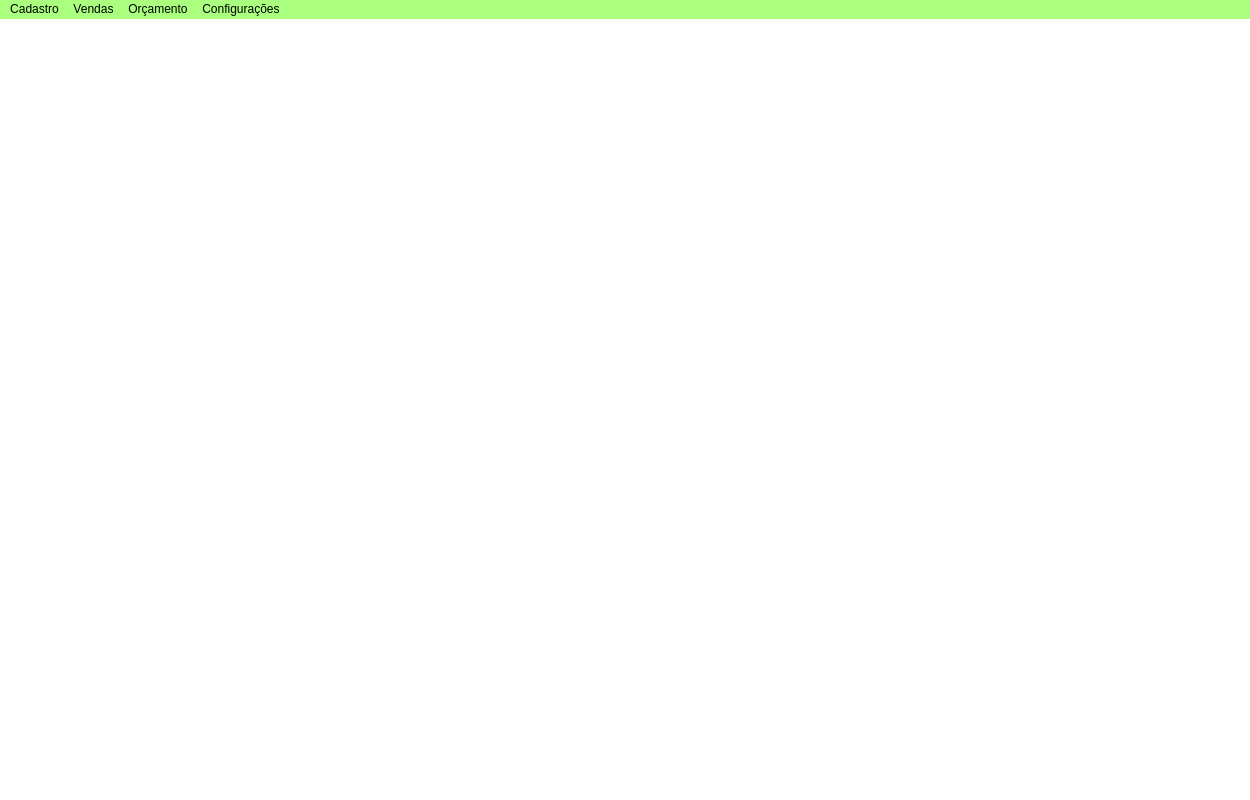
<?xml version="1.0" encoding="UTF-8"?>
<ui version="4.0">
 <class>MainWindow</class>
 <widget class="QMainWindow" name="MainWindow">
  <property name="enabled">
   <bool>true</bool>
  </property>
  <property name="geometry">
   <rect>
    <x>0</x>
    <y>0</y>
    <width>1250</width>
    <height>800</height>
   </rect>
  </property>
  <property name="minimumSize">
   <size>
    <width>1250</width>
    <height>800</height>
   </size>
  </property>
  <property name="acceptDrops">
   <bool>false</bool>
  </property>
  <property name="windowTitle">
   <string>Papelaria ABC</string>
  </property>
  <property name="windowIcon">
   <iconset>
    <normalon>Imagens/Logo.jpeg</normalon>
   </iconset>
  </property>
  <property name="autoFillBackground">
   <bool>false</bool>
  </property>
  <property name="styleSheet">
   <string notr="true">background-color: rgb(255, 255, 255);

</string>
  </property>
  <property name="iconSize">
   <size>
    <width>23</width>
    <height>24</height>
   </size>
  </property>
  <widget class="QWidget" name="centralwidget">
   <layout class="QVBoxLayout" name="verticalLayout">
    <item>
     <widget class="QLabel" name="label">
      <property name="styleSheet">
       <string notr="true">
background-repeat: no-repeat;
background-position: center;
</string>
      </property>
      <property name="text">
       <string/>
      </property>
      <property name="pixmap">
       <pixmap>Logo.jpeg</pixmap>
      </property>
      <property name="scaledContents">
       <bool>false</bool>
      </property>
      <property name="alignment">
       <set>Qt::AlignCenter</set>
      </property>
     </widget>
    </item>
   </layout>
  </widget>
  <widget class="QMenuBar" name="menubar">
   <property name="geometry">
    <rect>
     <x>0</x>
     <y>0</y>
     <width>1250</width>
     <height>26</height>
    </rect>
   </property>
   <property name="styleSheet">
    <string notr="true">background-color: rgb(170, 255, 127);</string>
   </property>
   <widget class="QMenu" name="menuCadastro">
    <property name="title">
     <string>Cadastro</string>
    </property>
    <addaction name="actionUsu_rio"/>
    <addaction name="actionProduto"/>
   </widget>
   <widget class="QMenu" name="menuCompras">
    <property name="title">
     <string>Vendas</string>
    </property>
    <addaction name="actionCaixa"/>
    <addaction name="actionRelat_rio_Compras"/>
    <addaction name="actionEstoque"/>
    <addaction name="actionEditar_Estoque"/>
   </widget>
   <widget class="QMenu" name="menuOr_amento">
    <property name="title">
     <string>Orçamento</string>
    </property>
    <addaction name="actionOr_amento_Cliente_Empresa"/>
    <addaction name="actionEditar_e_Excluir_Or_amento_Cliente_Empresa"/>
   </widget>
   <widget class="QMenu" name="menuConfigura_es">
    <property name="title">
     <string>Configurações</string>
    </property>
    <addaction name="actionExcluir_usu_rio"/>
    <addaction name="actionReset_de_Senha"/>
    <addaction name="actionLogout"/>
   </widget>
   <addaction name="menuCadastro"/>
   <addaction name="menuCompras"/>
   <addaction name="menuOr_amento"/>
   <addaction name="menuConfigura_es"/>
  </widget>
  <widget class="QStatusBar" name="statusbar"/>
  <action name="actionUsu_rio">
   <property name="text">
    <string>Usuário</string>
   </property>
  </action>
  <action name="actionProduto">
   <property name="text">
    <string>Produto</string>
   </property>
  </action>
  <action name="actionCaixa">
   <property name="text">
    <string>Caixa</string>
   </property>
  </action>
  <action name="actionEstoque">
   <property name="text">
    <string>Estoque</string>
   </property>
  </action>
  <action name="actionOr_amento_Cliente_Empresa">
   <property name="text">
    <string>Orçamento - Cliente Empresa</string>
   </property>
  </action>
  <action name="actionOr_amento_Papelaria">
   <property name="text">
    <string>Orçamento - Papelaria</string>
   </property>
  </action>
  <action name="actionReset_de_Senha">
   <property name="text">
    <string>Reset de Senha</string>
   </property>
  </action>
  <action name="actionLogout">
   <property name="text">
    <string>Logout</string>
   </property>
  </action>
  <action name="actionEditar_Estoque">
   <property name="text">
    <string>Editar Estoque</string>
   </property>
  </action>
  <action name="actionRelat_rio_Compras">
   <property name="text">
    <string>Relatório Vendas</string>
   </property>
  </action>
  <action name="actionEditar_e_Excluir_Or_amento_Cliente_Empresa">
   <property name="text">
    <string>Editar e Excluir Orçamento - Cliente Empresa</string>
   </property>
  </action>
  <action name="actionVisualizar_cliente_Empresa">
   <property name="text">
    <string>Visualizar Clientes Empresa</string>
   </property>
  </action>
  <action name="actionCliente">
   <property name="text">
    <string>Cliente</string>
   </property>
  </action>
  <action name="actionExcluir_usu_rio">
   <property name="text">
    <string>Excluir usuário</string>
   </property>
  </action>
 </widget>
 <resources/>
 <connections/>
</ui>
